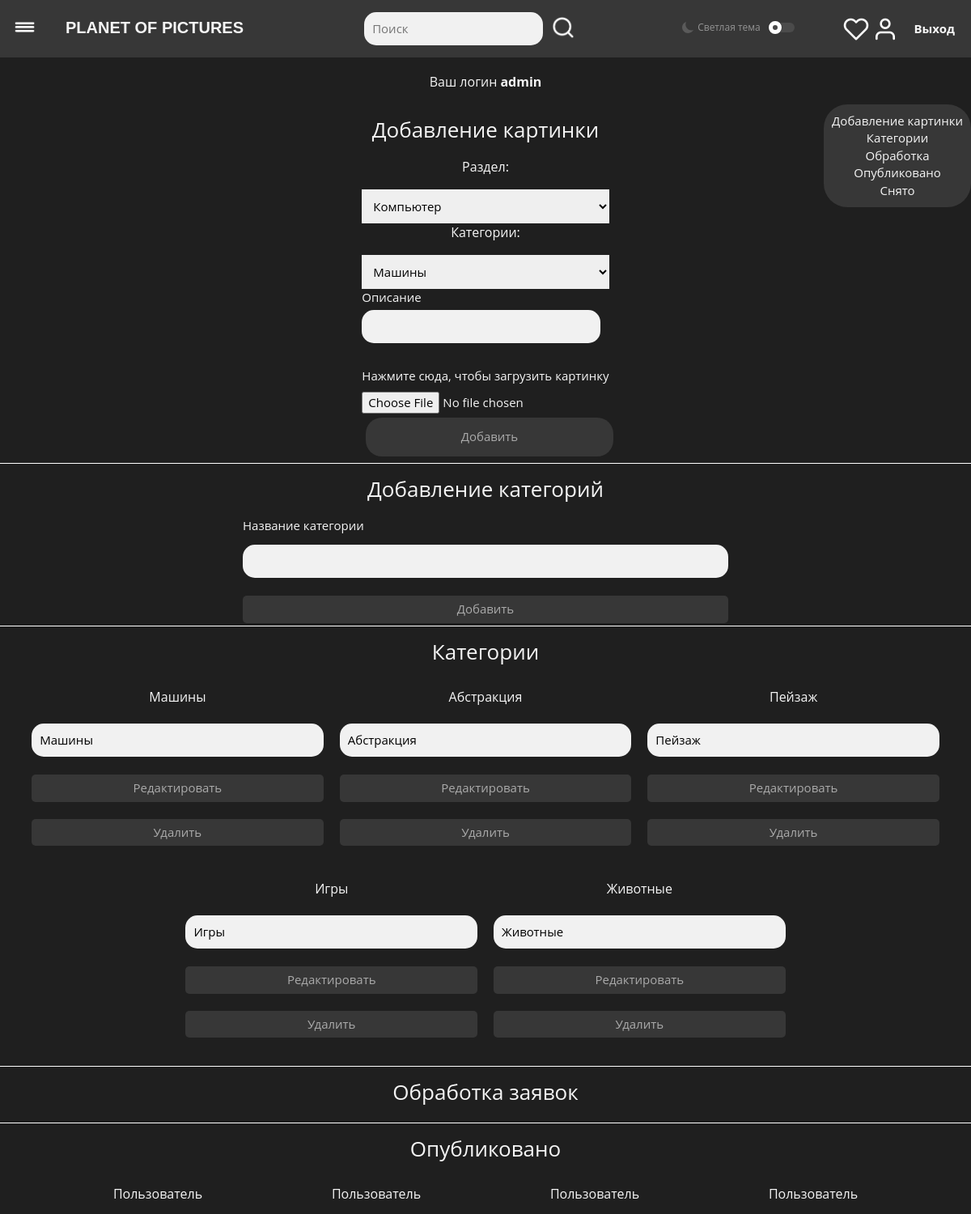
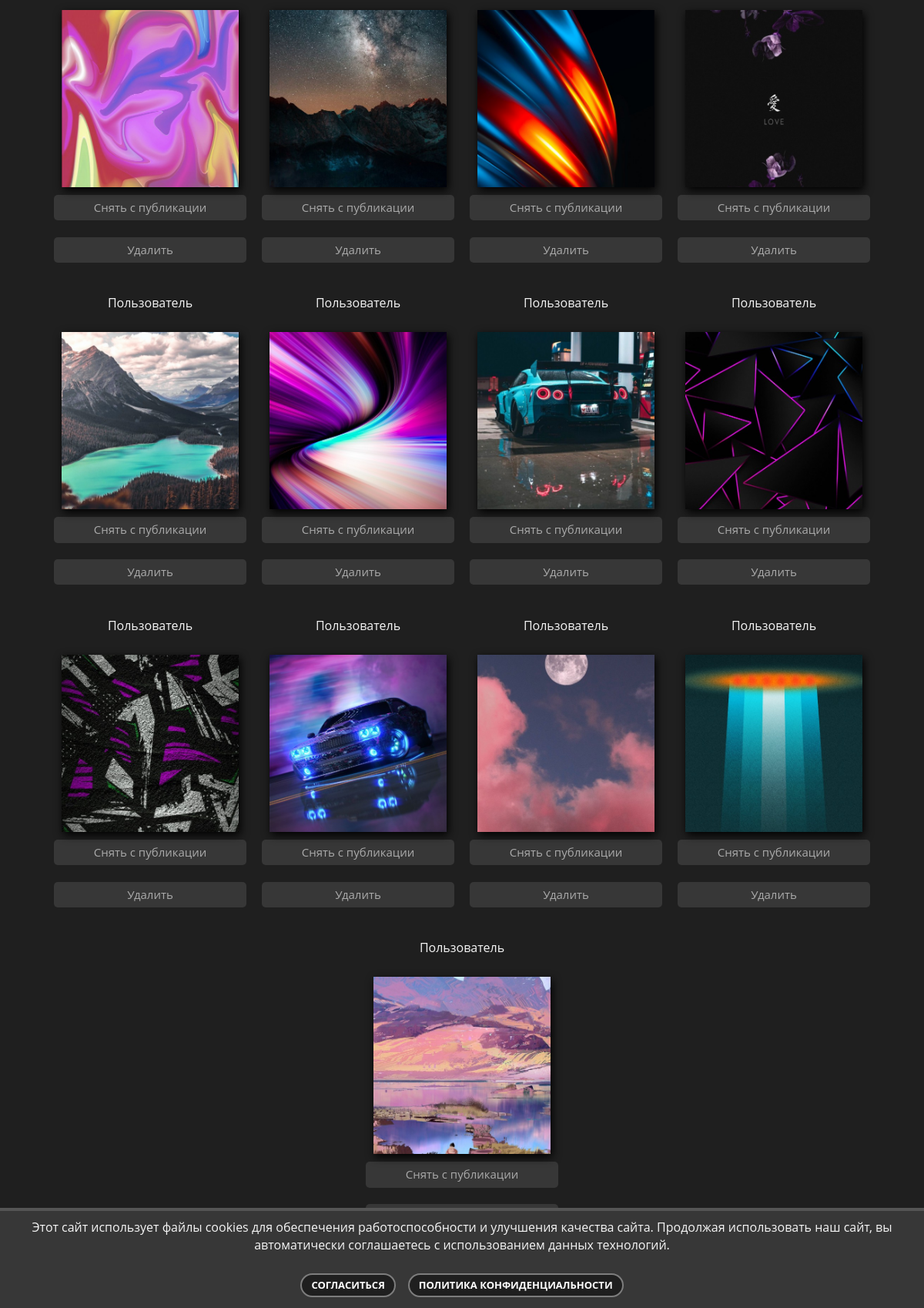
The page /pages/lk.php (signed in) on the database its author committed (2 pictures, top to bottom).
### tables this page shows
CREATE TABLE `categories` (
  `id` int(11) NOT NULL,
  `name` text NOT NULL
);

CREATE TABLE `pictures` (
  `id` int(11) NOT NULL,
  `name` varchar(255) NOT NULL,
  `description` text NOT NULL,
  `section_id` int(11) NOT NULL,
  `status` text NOT NULL,
  `user_login` varchar(255) NOT NULL,
  `cat_id` int(11) NOT NULL,
  `created_at` datetime NOT NULL DEFAULT current_timestamp()
);

### include/menu.php (called while the page is built, shortened)
<?php
$stmt = $connect->prepare('SELECT * FROM `categories`');
$stmt->execute();
$categories = $stmt->fetchAll(PDO::FETCH_ASSOC);
?>

### pages/lk.php (the view, shortened to what this page needs)
<?php
require_once('../include/header.php');
require_once('../include/db_connect.php');
?>
    <link href="/css/style.css" rel="stylesheet">
<?php
if ($_SESSION['login'] == true) {
    if ($_SESSION['id'] == 1) {
        echo '<p style="margin-top: 20px;">Ваш логин <b> ' . $_SESSION['login'] . ' </b></p>
<div class="minimenu"><a href="#add">Добавление картинки</a><a href="#cat">Категории</a><a href="#a">Обработка</a><a href="#b">Опубликовано</a> <a href="#c">Снято</a></div>
'; ?>
        <div class="add" >
            <form method="post" enctype="multipart/form-data" action="/services/addimg.php">
                <h1 id="add">Добавление картинки</h1>
                <p>Раздел: </p>
                <select style="width: 100%;" name="section">
                    <?php
                    $getSec = $connect->prepare('SELECT * FROM `sections`');
                    $getSec->execute();
                    foreach ($getSec as $key => $value) {
                        ?>
                        <option value='<?php echo $value['id'] ?>'><?php echo $value['name'] ?></option>
                        <?php
                    } ?>
                </select>
                <br>
                <p>Категории:</p>
                <select style="width: 100%;" name="category">
                    <?php foreach ($categories as $key => $value) {
                        ?>
                        <option value='<?php echo $value['id'] ?>'><?php echo $value['name'] ?></option>
                        <?php
                    } ?>
                </select>
                <br>
                <label >Описание
                    <input type="text" name="description" required>
                </label>
                <br>
                <label > Нажмите сюда, чтобы загрузить картинку</label> <br>
                <input type="file" name="photo" id="photo" accept="image/*" required>
                <br>
                <input type="submit" value="Добавить" class="add_button">
            </form>
        </div><hr>
        <?php
        echo '
<div class="category">
    <h1>Добавление категорий</h1>
    <form action="/services/addcat.php" method="POST">
    <label>Название категории</label>
    <input type="text" name="name">
    <input class="sub" type="submit" value="Добавить"><br>
</form>
</div><hr>
<h1 id="cat">Категории</h1>
<div class="panel">';
        $getCat = $connect->prepare('SELECT * FROM `categories`');
        $getCat->execute();
        foreach ($getCat as $key => $value) {
            echo '
    <div class="panel-pic">
        <p>' . $value['name'] . '</p>
        <form action="/services/updateCat.php" method="post">
            <input type="text" name="name" value="' . $value['name'] . '">
            <input type="hidden" name="id" value="' . $value['id'] . '">
            <input class="sub" type="submit" value="Редактировать">
        </form>
        <br>
        <form action="/services/delcat.php" method="get">
            <input class="sub" type="submit" value="Удалить">
            <input type="text" style="display: none" name="id" value="' . $value['id'] . '">
        </form><br>
    </div>
    ';
        }
        echo "</div><hr>";
        $res = $connect->prepare("SELECT * FROM `pictures` WHERE status = '1'");
        $res->execute();
        $pub = $res->fetchAll(PDO::FETCH_ASSOC);
        echo '<h1 id="a">Обработка заявок</h1><div class="panel">';
        echo '</div><hr>';
        echo '<h1 id="b">Опубликовано</h1><div class="panel">';
        foreach ($pub as $row) {
            echo '<div class="panel-pic">
<p> Пользователь ' . $row['user_login'] . ' </p>
    <img id="' . $row['id'] . '"  src="' . $row['name'] . '"   class="images" >
    <form action="/services/cancerimg.php" method="post"><input class="sub" type="submit" value="Снять с публикации">
    <input type="text" style="display: none" name="asdf" value="' . $row['id'] . '"></form><br>
    <form action="/services/delimg.php" method="post"><input class="sub" type="submit" value="Удалить">
    <input type="text" style="display: none" name="asdf" value="' . $row['id'] . '">
    <input type="text" style="display: none" name="zxcv" value="' . $row['name'] . '">
    </form><br>
        </div>
        ';
        }
        echo '</div><hr>';
        echo ' <h1 id="c">Снято с публикации</h1><div class="panel">';
        echo '</div>'; ?>
        <?php
    }
}
?>
<?php
require_once('../include/footer.php');
?>

### include/header.php (shortened to what this page needs)
<?php
require_once('db_connect.php');
?>
<!doctype html>
<html class="is-navOpen" data-theme="theme-dark" lang="ru">
<head>
    <link href="/css/style.css" rel="stylesheet">
    <link rel="stylesheet" href="https://maxcdn.bootstrapcdn.com/bootstrap/4.0.0/css/bootstrap.min.css"
>
</head>
<body id="App" class="is-main">
<header>
    <div class="header__container container container_width_wide">
        <ul class="menu">
            <li class="head">
                <button class="sidepanel-toggle ssm-toggle-nav" type="button" style="margin: 7px;">
                    <img src="/img/icons/menu.png"
                         style="margin: auto 0;width: 25px; height: 25px; " alt="">
                </button>
                <div class="logo"><a href="/">
                        PLANET OF PICTURES</a>
                </div>
            </li>
        </ul>
        <div class="bar-search">
            <form class='bar-search__form' action="/pages/search.php" method="post">
                <input class="search" name="search" type="search" placeholder="Поиск" style="margin: 10px;">
                <input type="submit" value="" class="bar-search__btn"></form>
        </div>
        <div class="theme-switch">
            <label type="button" class="theme-switch__toggle">
                <span><svg xmlns="http://www.w3.org/2000/svg" width="14" height="14">
                <path d="M11.7 10.4c-4.1 0-7.4-3.2-7.4-7.2 0-1.1.3-2.2.8-3.2C2.1.9 0 3.6 0 6.8c0 4 3.3 7.2 7.4 7.2 2.9 0 5.4-1.6 6.6-3.9-.8.2-1.5.3-2.3.3z"/></svg>Светлая тема</span>
            </label>
        </div>
        <?php
        if (!empty($_SESSION['login'])) {
            if ($_SESSION['role'] == 1) {
                $menu =
                    '
                <div class="bar-user">
                    <ul class="menu-list">
                        <li style="margin-left: auto; display: inline; text-decoration: none; float: right;  margin-top: 50px; color: white;">
                            <a href="/services/logout.php"><b>Выход</b></a></li>
                        <li>
                            <a class="bar-user__item" href="/pages/lk.php">
                                <img class="bar-user__image" src="/img/icons/user.png" alt="Not logged in"
                                     style="margin-right: 20px; ">
                            </a>
                        </li>
                    </ul>
                </div>
                ';
            } else {
                $menu =
                    '
                <div class="bar-user">
                    <ul class="menu-list">
                        <li>
                            <a href="/pages/like.php">
                                <img class="bar-user__love" src="/img/icons/love.png" style="margin-top: 20px; "></a>
                        </li>
                        <li style="margin-left: auto; display: inline; text-decoration: none; float: right; margin-right: 20px; margin-top: 25px; color: white;">
                            <a href="/services/logout.php"><b>Выход</b></a></li>
                        <li>
                            <a class="bar-user__item" href="/pages/lk.php">
                                <img class="bar-user__image" src="/img/icons/user.png" alt="Not logged in"
                                     style="margin-right: 20px; ">
                            </a>
                        </li>
                    </ul>
                </div>
                 ';
            }
        }
        echo $menu;
        ?>
    </div>
</header>
<?php
require_once('menu.php');
require_once('forms.php');
?>

### include/forms.php (shortened to what this page needs)
<link rel="stylesheet" href="/css/style.css">

### include/footer.php (shortened to what this page needs)
<div class="cookie_notice">
    <p>Этот сайт использует файлы cookies для обеспечения работоспособности и улучшения качества сайта. Продолжая
        использовать
        наш сайт, вы автоматически соглашаетесь с использованием данных технологий.</p>
    <div>
        <a class="cookie_btn" id="cookie_close" href="#close">Согласиться</a>
        <a class="cookie_btn" href="../pages/politic.php">Политика конфиденциальности</a>
    </div>
</div>
</body>
</html>

### rows shown on the page
categories: name "Машины"
categories: name "Абстракция"
categories: name "Пейзаж"
categories: name "Игры"
categories: name "Животные"
pictures: name (picture)
pictures: name (picture)
pictures: name (picture)
pictures: name (picture)
pictures: name (picture)
pictures: name (picture)
pictures: name (picture)
pictures: name (picture)
pictures: name (picture)
pictures: name (picture)
pictures: name (picture)
pictures: name (picture)
pictures: name (picture)

### other values the page prints
$_SESSION['login'] "admin"
form field section "Компьютер"
form field category "Машины"
